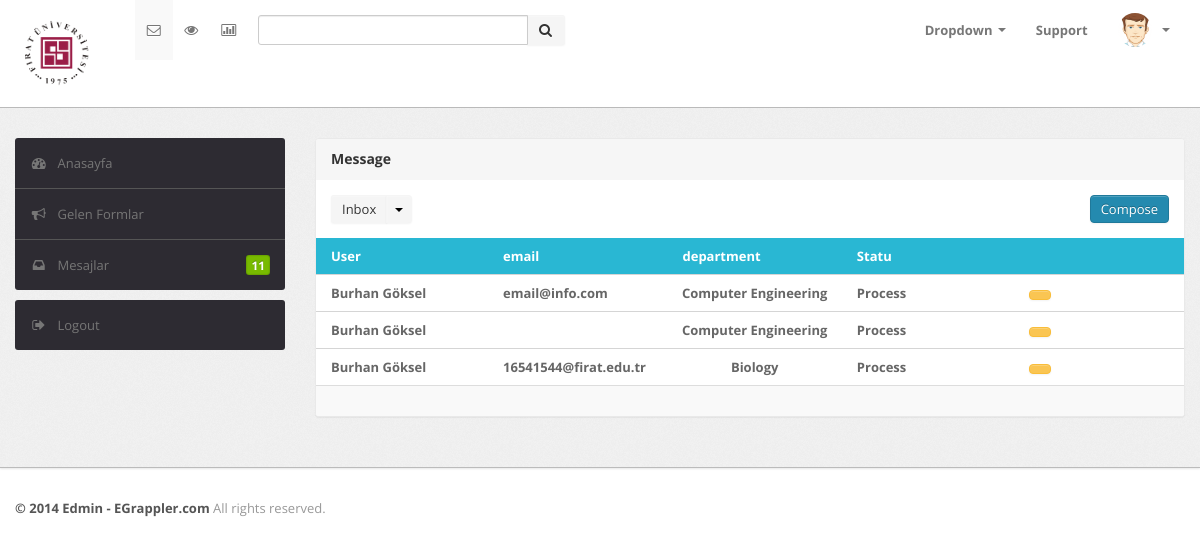
Before: /danisman/ with the older database file.
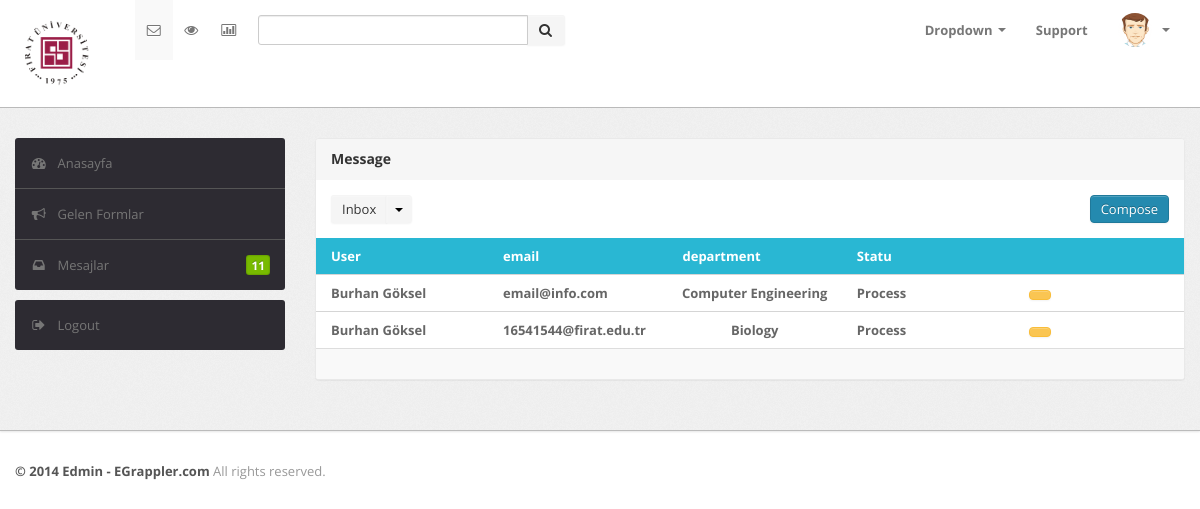
After: the same page with the newer database file.
### petition/models.py (models this page shows, shortened)
class ForeignStudentApplicationForm(models.Model):
    STATUS = (
        ('Process','İşlem Sırasında'),
        ('Ensitu','Ensitu İncelemesinde'),
        ('Department','Departman İncelemesinde'),
        ('EnsituDirector','Ensitu Direktörünün İncelemesinde'),
        ('Advisor','Danışman İncelemesinde'),
    )
    user = models.ForeignKey(Student, null=True, blank=True,on_delete=models.CASCADE)
    name = models.CharField(max_length=75)
    surname = models.CharField(max_length=75)
    phonenumber = models.CharField(max_length=35)
    email = models.EmailField()
    department = models.CharField(max_length=100)
    passport = models.FileField()
    graduation_document = models.FileField()
    language_document = models.FileField()
    transcript = models.FileField()
    description = models.TextField(max_length=1000,blank=True)
    status = models.CharField(max_length=100,null=True,choices=STATUS, default=STATUS[0][0])
    date = models.DateTimeField(default=datetime.now ,blank=True )
    object = models.Manager()

class Student(models.Model):
    user = models.OneToOneField(User, null=True, blank=True,on_delete=models.CASCADE)
    student_name = models.CharField(max_length=30,null=True)
    email=models.EmailField(null=True)
    phone=models.CharField(max_length=30,null=True)
    object = models.Manager()
    def __str__(self):
        return self.student_name

### petition/views.py (the view)
# urls.py: path('danisman/',views.danisman,name="danisman"),
def danisman(request):
    status = "Process"
    petition = ForeignStudentApplicationForm.object.filter(status=status)
    return render(request,'danisman.html',{'categoryies':petition})

### templates/danisman.html (shortened to what this page needs)
<!DOCTYPE html>
<html lang="en">
    {% load static %}
<head>
    <head>
        <head>
            <link type="text/css" href="{% static 'bootstrap/css/bootstrap.min.css' %}" rel="stylesheet">
            <link type="text/css" href="{% static 'bootstrap/css/bootstrap-responsive.min.css' %}" rel="stylesheet">
            <link type="text/css" href="{% static 'css/theme.css' %}" rel="stylesheet">
            <link type="text/css" href="{% static 'images/icons/css/font-awesome.css' %}" rel="stylesheet">
        </head>
    </head>
    <body>
        <div class="navbar navbar-fixed-top">
            <div class="navbar-inner">
                <div class="container">
                        <a class="brand" href="index.html"><img src="{% static 'images/firat.png' %}" alt="Girl in a jacket" width="80" height="90"> </a>
                    <div class="nav-collapse collapse navbar-inverse-collapse">
                        <ul class="nav nav-icons">
                            <li class="active"><a href="#"><i class="icon-envelope"></i></a></li>
                            <li><a href="#"><i class="icon-eye-open"></i></a></li>
                            <li><a href="#"><i class="icon-bar-chart"></i></a></li>
                        </ul>
                        <form class="navbar-search pull-left input-append" action="#">
                        <input type="text" class="span3">
                        <button class="btn" type="button">
                            <i class="icon-search"></i>
                        </button>
                        </form>
                        <ul class="nav pull-right">
                            <li class="dropdown"><a href="#" class="dropdown-toggle" data-toggle="dropdown">Dropdown
                                <b class="caret"></b></a>
                            </li>
                            <li><a href="#">Support </a></li>
                            <li class="nav-user dropdown"><a href="#" class="dropdown-toggle" data-toggle="dropdown">
                                <img src="images/user.png" class="nav-avatar" />
                                <b class="caret"></b></a>
                            </li>
                        </ul>
                    </div>
                </div>
            </div>
        </div>
        <div class="wrapper">
            <div class="container">
                <div class="row">
                    <div class="span3">
                        <div class="sidebar">
                            <ul class="widget widget-menu unstyled">
                                <li class="active"><a href="index.html"><i class="menu-icon icon-dashboard"></i>Anasayfa
                                </a></li>
                                <li><a href="activity.html"><i class="menu-icon icon-bullhorn"></i>Gelen Formlar </a>
                                </li>
                                <li><a href="message.html"><i class="menu-icon icon-inbox"></i>Mesajlar <b class="label green pull-right">
                                    11</b> </a></li>
                            </ul>
                            <ul class="widget widget-menu unstyled">
                                <li><a href="{% url 'logout' %}"><i class="menu-icon icon-signout"></i>Logout </a></li>
                            </ul>
                        </div>
                    </div>
                    <div class="span9">
                        <div class="content">
                            <div class="module message">
                                <div class="module-head">
                                    <h3>
                                        Message</h3>
                                </div>
                                <div class="module-option clearfix">
                                    <div class="pull-left">
                                        <div class="btn-group">
                                            <button class="btn">
                                                Inbox</button>
                                            <button class="btn dropdown-toggle" data-toggle="dropdown">
                                                <span class="caret"></span>
                                            </button>
                                        </div>
                                    </div>
                                    <div class="pull-right">
                                        <a href="#" class="btn btn-primary">Compose</a>
                                    </div>
                                </div>
                                <div class="module-body table">
                                    <table class="table table-message">
                                        <tbody>
                                            <tr class="heading">
                                                <td class="cell-author hidden-phone hidden-tablet">
                                                    User
                                                </td>
                                                <td class="cell-author hidden-phone hidden-tablet">
                                                    email
                                                </td>
                                                <td class="cell-author hidden-phone hidden-tablet">
                                                    department
                                                </td>
                                                <td class="cell-author hidden-phone hidden-tablet">
                                                    Statu
                                                </td>
                                                <td class="cell-author hidden-phone hidden-tablet">
                                                </td>
                                            </tr>
                                            {% for category in categoryies %}
                                            <tr class="unread" href="{% url 'petitionShow' %}">
                                                <td class="cell-author hidden-phone hidden-tablet">
                                                    {{category.user}}
                                                </td>
                                                <td class="cell-author hidden-phone hidden-tablet">
                                                    {{category.email}}
                                                </td>
                                                <td class="cell-icon hidden-phone hidden-tablet">
                                                    {{category.department}}
                                                </td>
                                                <td class="cell-author hidden-phone hidden-tablet">
                                                    {{category.status}}
                                                </td>
                                                <td class="cell-author hidden-phone hidden-tablet" href="{% url 'petitionShow' category.id %}">
                                                    <a class="btn btn-warning" href="{% url 'petitionShow' category.id %}" role="button"></a>
                                                </td>
                                            </tr>
                                            {% endfor %}
                                        </tbody>
                                    </table>
                                </div>
                                <div class="module-foot">
                                </div>
                            </div>
                        </div>
                    </div>
                </div>
            </div>
        </div>
        <div class="footer">
            <div class="container">
                <b class="copyright">&copy; 2014 Edmin - EGrappler.com </b>All rights reserved.
            </div>
        </div>
    </body>

Changed rows visible on the page:
removed ForeignStudentApplicationForm: user "Burhan Göksel", department "Computer Engineering", status "Process"
